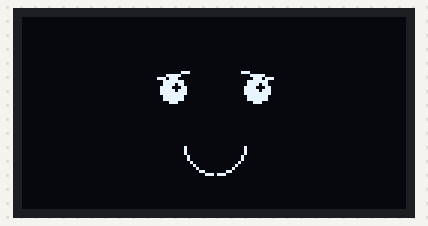
This sketch was run on a simulated ESP32. Parts: 128×64 one-colour display. What the sketch prints to the serial monitor is not drawn.

Above: at 1.1 s.
At 3.16 s:
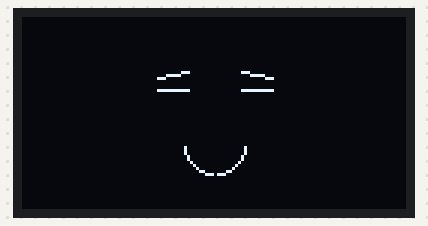

Measured:
- what the display in image 0 shows lasts 1.9 s, from 1.1 s to 3.0 s

The sketch:

oled.ino
```cpp
/*******************************************************
 * Cute Cartoon Face with Blinking Eyes + Gentle Eyebrows
 * for ESP32 + SSD1306 (128x64) I2C OLED
 *
 * Wiring:
 *   OLED VCC -> 3.3V
 *   OLED GND -> GND
 *   OLED SCL -> GPIO 22
 *   OLED SDA -> GPIO 21
 *******************************************************/

#include <Wire.h>
#include <Adafruit_GFX.h>
#include <Adafruit_SSD1306.h>

#define SCREEN_WIDTH 128
#define SCREEN_HEIGHT 64

#define OLED_RESET   -1
#define OLED_ADDR    0x3C

Adafruit_SSD1306 display(SCREEN_WIDTH, SCREEN_HEIGHT, &Wire, OLED_RESET);

// Animation parameters
// Try smaller or larger for eyes/offsets if you want a different look
#define EYE_OFFSET_X    14   // Horizontal offset for eyes from face center
#define EYE_OFFSET_Y     8   // Vertical offset from face center to eyes
#define EYE_RADIUS       4   // Eye size
#define BLINK_INTERVAL 3000  // ms between blinks
#define BLINK_DURATION  200  // ms eyes stay closed

// Positioning constants
#define FACE_CENTER_X   (SCREEN_WIDTH / 2)
#define FACE_CENTER_Y   (SCREEN_HEIGHT / 2)

// Eyebrow positioning relative to eye center
// We'll place eyebrows ~6px above each eye, each ~10px wide
#define EYEBROW_OFFSET_Y  6
#define EYEBROW_HALF_WIDTH  5
#define EYEBROW_ANGLE  2    // vertical shift to tilt the eyebrow slightly

unsigned long lastBlinkTime = 0;
bool eyesOpen = true;

void setup() {
  Serial.begin(115200);
  delay(1000);
  Serial.println("Initializing OLED...");

  if(!display.begin(SSD1306_SWITCHCAPVCC, OLED_ADDR)) {
    Serial.println("SSD1306 allocation failed. Check wiring!");
    while(true);
  }

  display.clearDisplay();
  display.display();

  Serial.println("OLED init complete!");
}

void loop() {
  unsigned long currentTime = millis();

  // Trigger a blink after BLINK_INTERVAL
  if (eyesOpen && (currentTime - lastBlinkTime > BLINK_INTERVAL)) {
    eyesOpen = false; // Close eyes
    lastBlinkTime = currentTime;
  }
  // Re-open eyes after BLINK_DURATION
  else if (!eyesOpen && (currentTime - lastBlinkTime > BLINK_DURATION)) {
    eyesOpen = true;
  }

  drawCuteFace();
  delay(50);
}

void drawCuteFace() {
  display.clearDisplay();

  // --- EYES ---
  int leftEyeX  = FACE_CENTER_X - EYE_OFFSET_X;
  int rightEyeX = FACE_CENTER_X + EYE_OFFSET_X;
  int eyeY      = FACE_CENTER_Y - EYE_OFFSET_Y;

  if (eyesOpen) {
    // Filled circle eyes (slightly bigger for a cartoon look)
    display.fillCircle(leftEyeX,  eyeY, EYE_RADIUS, SSD1306_WHITE);
    display.fillCircle(rightEyeX, eyeY, EYE_RADIUS, SSD1306_WHITE);

    // A small black dot offset inside each eye for "pupil/shine"
    display.fillCircle(leftEyeX + 1,  eyeY - 1, 1, SSD1306_BLACK);
    display.fillCircle(rightEyeX + 1, eyeY - 1, 1, SSD1306_BLACK);

  } else {
    // Draw closed eyes as short horizontal lines
    int halfLine = 5;
    display.drawLine(leftEyeX  - halfLine, eyeY, leftEyeX  + halfLine, eyeY, SSD1306_WHITE);
    display.drawLine(rightEyeX - halfLine, eyeY, rightEyeX + halfLine, eyeY, SSD1306_WHITE);
  }

  // --- EYEBROWS ---
  // We'll place each eyebrow ~6 pixels above its respective eye.
  drawEyebrow(leftEyeX,  eyeY - EYEBROW_OFFSET_Y,  true);
  drawEyebrow(rightEyeX, eyeY - EYEBROW_OFFSET_Y, false);

  // --- MOUTH (simple smile arc) ---
  // We'll shift it slightly down from face center
  int mouthRadius = 10;
  int mouthOffset = 10;
  // Bottom half circle mask: 4 (bottom-left) + 8 (bottom-right) = 12
  display.drawCircleHelper(FACE_CENTER_X, FACE_CENTER_Y + mouthOffset,
                           mouthRadius, 4 | 8, SSD1306_WHITE);

  display.display();
}

/**
 * Draw a gentle, angled eyebrow at (centerX, centerY).
 * For the left eyebrow, we angle upward to the left.
 * For the right eyebrow, we angle upward to the right.
 */
void drawEyebrow(int centerX, int centerY, bool leftSide) {
  // We'll define a half-width for the line, and a small vertical offset
  // to angle it slightly. You can tweak these for your taste.
  int halfWidth = EYEBROW_HALF_WIDTH;  // horizontal half-length of eyebrow
  int verticalTilt = EYEBROW_ANGLE;    // how many pixels up/down at ends

  int x1 = centerX - halfWidth;
  int x2 = centerX + halfWidth;
  int y1 = centerY;
  int y2 = centerY;

  if (leftSide) {
    // Slight upward angle to the outside
    y1 += verticalTilt;
  } else {
    // For right eyebrow, tilt the other way
    y2 += verticalTilt;
  }

  display.drawLine(x1, y1, x2, y2, SSD1306_WHITE);
}
```
